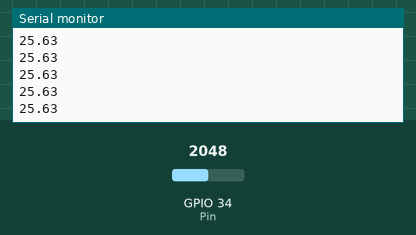
This sketch was run on a simulated ESP32. On the bench: the last lines printed to the serial monitor. Inputs (shaded band) come from the test bench; at power-on: GPIO 34 (Pin) = 2048.

Above: at 1.2 s.
1.3 s: GPIO 34 (Pin) set to 2866
At 1.35 s:
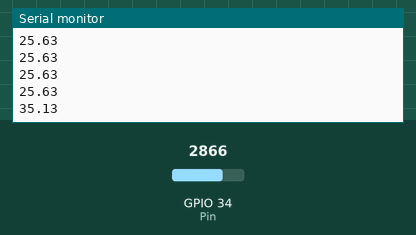
2.8 s: GPIO 34 (Pin) set to 3603
At 2.9 s:
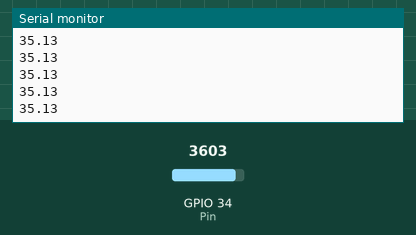
Timing chart, 0 to 5.8 s (numbered marks = the images above; inputs shaded):
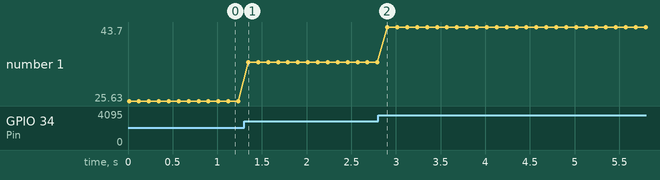

The sketch:

Analog_read_test.ino
```cpp
// Analog test

#define Pin 34


float R1 = 15*1000;
float R2 = 1*1000;

// In actuality, R1 = 10K + 2.2K + 3X 500 ohm resistors. = ~13.7K ohms
// This was found such that without the linear offset applied below, 19.2V in = a reading of 19.2V, which is the cutoff voltage

void setup() {
  // put your setup code here, to run once:
  pinMode(Pin,INPUT); // Set pin mode
  Serial.begin(9600); // Begin serial communication

}

void loop() {
  // put your main code here, to run repeatedly:
  float Y = 0; // reset the Y variable
  for (int i = 1;i<=100;i++){ // For 100 cycles
    float X = analogRead(Pin); // Measure the pin
    X = X*(3.3/4095); // Convert from binary to actual voltage
    X = (X*(R1+R2))/R2; // Back solve the voltage divider
    Y = Y+X; // And add up all the samples
  }
  Y = Y/100; // Find average of all the samples
  Y = ((1/1.1099)*Y)+1.840127; // Apply a linear offset to deal with the non linear response of the Esp32 ADC
  Serial.println(Y); // Print out the
  delay(100);
}
```

Measured:
- after the input at 1.3 s, the serial monitor: prints a new line after 0.05 s (image 1)
- plotted number 1: 25.63 → 35.13 after the input at 1.3 s, 35.13 → 43.7 after the input at 2.8 s
